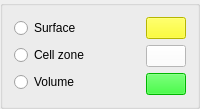
                 <widget class="QGroupBox" name="groupBox_GeometryMeshType">
                  <layout class="QHBoxLayout" name="horizontalLayout_2" stretch="1,0">
                   <item>
                    <layout class="QVBoxLayout" name="verticalLayout_32">
                     <item>
                      <widget class="QRadioButton" name="rbn_Surface">
                       <property name="text">
                        <string>Surface</string>
                       </property>
                      </widget>
                     </item>
                     <item>
                      <widget class="QRadioButton" name="rbn_Cellzone">
                       <property name="text">
                        <string>Cell zone</string>
                       </property>
                      </widget>
                     </item>
                     <item>
                      <widget class="QRadioButton" name="rbn_Volume">
                       <property name="text">
                        <string>Volume</string>
                       </property>
                      </widget>
                     </item>
                    </layout>
                   </item>
                   <item>
                    <layout class="QVBoxLayout" name="bts_color">
                     <item>
                      <widget class="QPushButton" name="bt_yelow">
                       <property name="styleSheet">
                        <string notr="true">background-color:rgb(255,255,0)</string>
                       </property>
                       <property name="text">
                        <string/>
                       </property>
                      </widget>
                     </item>
                     <item>
                      <widget class="QPushButton" name="bt_white">
                       <property name="styleSheet">
                        <string notr="true">background-color:rgb(255,255,255)</string>
                       </property>
                       <property name="text">
                        <string/>
                       </property>
                      </widget>
                     </item>
                     <item>
                      <widget class="QPushButton" name="bt_blue">
                       <property name="styleSheet">
                        <string notr="true">background-color:rgb(0,255,0)</string>
                       </property>
                       <property name="text">
                        <string/>
                       </property>
                      </widget>
                     </item>
                    </layout>
                   </item>
                  </layout>
                  <zorder>rbn_Surface</zorder>
                  <zorder>rbn_Cellzone</zorder>
                  <zorder>rbn_Volume</zorder>
                  <zorder>rbn_Surface</zorder>
                  <zorder>bt_yelow</zorder>
                  <zorder>bt_white</zorder>
                  <zorder>bt_blue</zorder>
                 </widget>
